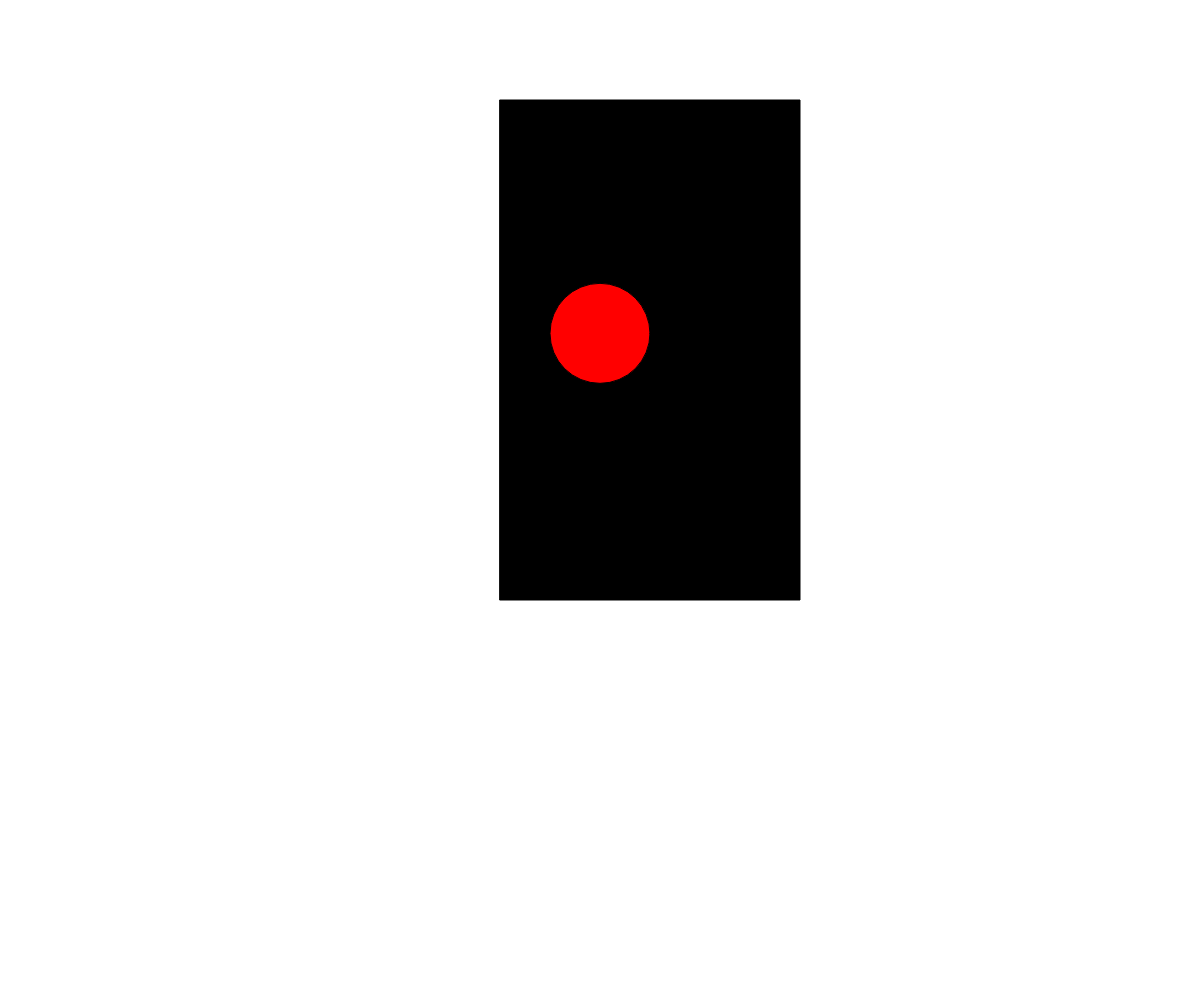
Frame 1 (no input)
Frame 60 (no input): identical to frame 1, image omitted
Frame 120 (the mouse pressed at the canvas centre since frame 60): identical to frame 1, image omitted

The p5.js sketch that drew this single still picture (run headless with seeded random() and noise() and a simulated clock; from frame 60 on, the mouse is pressed at the canvas centre):

// p5.js sketch
// ── sketch.js
var x = 0;

var myState = 0;

function setup() {
  createCanvas (windowWidth, windowHeight)
  // put setup code here
}

function draw() {
  background(255)
  fill(0);
  x = x + 1;





  switch(myState){
    case 0:
background('white');
fill(0)
rect (500,100,300,500)
fill('red')

ellipse(windowWidth/2, windowHeight/3, 100, 100)
    break;

    case 1:
background('white');
fill(0)
rect (500,100,300,500)
fill('green')
ellipse(windowWidth/2, windowHeight*2/3, 100, 100)
    break;

    case 2:
background('white');
fill(0)
rect (500,100,300,500)
fill('yellow')
ellipse(windowWidth/2, windowHeight/2, 100, 100)
    break;


}

if (x > 200) {
  x = 0;
  myState = myState + 1;
}

if (myState > 2) {
  myState = 0
}

}
